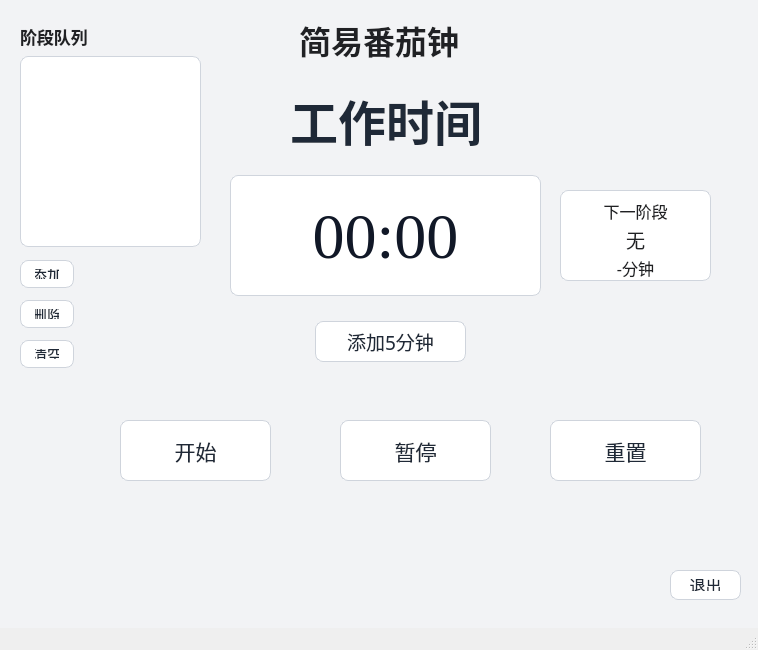
<?xml version="1.0" encoding="UTF-8"?>
<ui version="4.0">
 <class>MainWindow</class>
 <widget class="QMainWindow" name="MainWindow">
  <property name="geometry">
   <rect>
    <x>0</x>
    <y>0</y>
    <width>758</width>
    <height>650</height>
   </rect>
  </property>
  <property name="windowTitle">
   <string>番茄钟</string>
  </property>
  <property name="styleSheet">
   <string notr="true">QWidget#centralwidget {
    background-color: #f2f3f5;
}

QLabel {
    color: #202124;
}

QLabel#modeLabel {
    color: #1f2937;
}

QLabel#timeLabel {
    background-color: #ffffff;
    color: #111827;
    border: 1px solid #d0d5dd;
    border-radius: 8px;
}

QPushButton {
    background-color: #ffffff;
    color: #1f2937;
    border: 1px solid #cfd4dc;
    border-radius: 8px;
    padding: 8px 14px;
}

QPushButton:hover {
    background-color: #e8edf3;
}

QPushButton:pressed {
    background-color: #d8dee8;
}

QPushButton:disabled {
    color: #98a2b3;
    background-color: #edf0f3;
}

QSpinBox {
    background-color: #ffffff;
    color: #1f2937;
    border: 1px solid #cfd4dc;
    border-radius: 6px;
    padding: 4px 8px;
}

QListWidget {
    background-color: #ffffff;
    color: #1f2937;
    border: 1px solid #d0d5dd;
    border-radius: 8px;
    padding: 4px;
}

QListWidget::item {
    padding: 6px;
}

QListWidget::item:selected {
    background-color: #e8edf3;
    color: #111827;
}

QLabel#nextStagePanel {
    background-color: #ffffff;
    border: 1px solid #d0d5dd;
    border-radius: 8px;
}</string>
  </property>
  <widget class="QWidget" name="centralwidget">
   <widget class="QLabel" name="appTitleLabel">
    <property name="geometry">
     <rect>
      <x>259</x>
      <y>18</y>
      <width>240</width>
      <height>44</height>
     </rect>
    </property>
    <property name="font">
     <font>
      <family>STHeiti</family>
      <pointsize>24</pointsize>
      <bold>true</bold>
     </font>
    </property>
    <property name="text">
     <string>简易番茄钟</string>
    </property>
    <property name="alignment">
     <set>Qt::AlignCenter</set>
    </property>
   </widget>
   <widget class="QLabel" name="queueTitleLabel">
    <property name="geometry">
     <rect>
      <x>20</x>
      <y>24</y>
      <width>81</width>
      <height>24</height>
     </rect>
    </property>
    <property name="font">
     <font>
      <family>STHeiti</family>
      <pointsize>13</pointsize>
      <bold>true</bold>
     </font>
    </property>
    <property name="text">
     <string>阶段队列</string>
    </property>
   </widget>
   <widget class="QPushButton" name="addQueueButton">
    <property name="geometry">
     <rect>
      <x>20</x>
      <y>260</y>
      <width>54</width>
      <height>28</height>
     </rect>
    </property>
    <property name="font">
     <font>
      <family>STHeiti</family>
      <pointsize>13</pointsize>
     </font>
    </property>
    <property name="text">
     <string>添加</string>
    </property>
   </widget>
   <widget class="QPushButton" name="removeQueueButton">
    <property name="geometry">
     <rect>
      <x>20</x>
      <y>300</y>
      <width>54</width>
      <height>28</height>
     </rect>
    </property>
    <property name="font">
     <font>
      <family>STHeiti</family>
      <pointsize>13</pointsize>
     </font>
    </property>
    <property name="text">
     <string>删除</string>
    </property>
   </widget>
   <widget class="QPushButton" name="clearQueueButton">
    <property name="geometry">
     <rect>
      <x>20</x>
      <y>340</y>
      <width>54</width>
      <height>28</height>
     </rect>
    </property>
    <property name="font">
     <font>
      <family>STHeiti</family>
      <pointsize>12</pointsize>
     </font>
    </property>
    <property name="text">
     <string>清空</string>
    </property>
   </widget>
   <widget class="QListWidget" name="queueListWidget">
    <property name="geometry">
     <rect>
      <x>20</x>
      <y>56</y>
      <width>181</width>
      <height>191</height>
     </rect>
    </property>
    <property name="font">
     <font>
      <family>STHeiti</family>
      <pointsize>12</pointsize>
     </font>
    </property>
    <property name="dragDropMode">
     <enum>QAbstractItemView::InternalMove</enum>
    </property>
    <property name="defaultDropAction">
     <enum>Qt::MoveAction</enum>
    </property>
   </widget>
   <widget class="QLabel" name="modeLabel">
    <property name="geometry">
     <rect>
      <x>290</x>
      <y>85</y>
      <width>191</width>
      <height>61</height>
     </rect>
    </property>
    <property name="font">
     <font>
      <family>STHeiti</family>
      <pointsize>24</pointsize>
     </font>
    </property>
    <property name="text">
     <string>&lt;html&gt;&lt;head/&gt;&lt;body&gt;&lt;p&gt;&lt;span style=&quot; font-size:36pt; font-weight:700;&quot;&gt;工作时间&lt;/span&gt;&lt;/p&gt;&lt;/body&gt;&lt;/html&gt;</string>
    </property>
    <property name="alignment">
     <set>Qt::AlignCenter</set>
    </property>
   </widget>
   <widget class="QLabel" name="timeLabel">
    <property name="geometry">
     <rect>
      <x>230</x>
      <y>175</y>
      <width>311</width>
      <height>121</height>
     </rect>
    </property>
    <property name="font">
     <font>
      <family>Times New Roman</family>
      <pointsize>48</pointsize>
     </font>
    </property>
    <property name="text">
     <string>00:00</string>
    </property>
    <property name="alignment">
     <set>Qt::AlignCenter</set>
    </property>
   </widget>
   <widget class="QLabel" name="nextStagePanel">
    <property name="geometry">
     <rect>
      <x>560</x>
      <y>190</y>
      <width>151</width>
      <height>91</height>
     </rect>
    </property>
    <property name="text">
     <string/>
    </property>
   </widget>
   <widget class="QLabel" name="nextStageTitleLabel">
    <property name="geometry">
     <rect>
      <x>575</x>
      <y>199</y>
      <width>121</width>
      <height>23</height>
     </rect>
    </property>
    <property name="font">
     <font>
      <family>STHeiti</family>
      <pointsize>12</pointsize>
     </font>
    </property>
    <property name="text">
     <string>下一阶段</string>
    </property>
    <property name="alignment">
     <set>Qt::AlignCenter</set>
    </property>
   </widget>
   <widget class="QLabel" name="nextStageNameLabel">
    <property name="geometry">
     <rect>
      <x>575</x>
      <y>226</y>
      <width>121</width>
      <height>27</height>
     </rect>
    </property>
    <property name="font">
     <font>
      <family>STHeiti</family>
      <pointsize>14</pointsize>
     </font>
    </property>
    <property name="text">
     <string>无</string>
    </property>
    <property name="alignment">
     <set>Qt::AlignCenter</set>
    </property>
   </widget>
   <widget class="QLabel" name="nextStageDurationLabel">
    <property name="geometry">
     <rect>
      <x>575</x>
      <y>255</y>
      <width>121</width>
      <height>25</height>
     </rect>
    </property>
    <property name="font">
     <font>
      <family>STHeiti</family>
      <pointsize>12</pointsize>
     </font>
    </property>
    <property name="text">
     <string>-分钟</string>
    </property>
    <property name="alignment">
     <set>Qt::AlignCenter</set>
    </property>
   </widget>
   <widget class="QPushButton" name="startButton">
    <property name="geometry">
      <rect>
      <x>120</x>
      <y>420</y>
      <width>151</width>
      <height>61</height>
     </rect>
    </property>
    <property name="font">
     <font>
      <family>STHeiti</family>
      <pointsize>16</pointsize>
     </font>
    </property>
    <property name="text">
     <string>开始</string>
    </property>
   </widget>
   <widget class="QPushButton" name="resetButton">
    <property name="geometry">
      <rect>
      <x>550</x>
      <y>420</y>
      <width>151</width>
      <height>61</height>
     </rect>
    </property>
    <property name="font">
     <font>
      <family>STHeiti</family>
      <pointsize>16</pointsize>
     </font>
    </property>
    <property name="text">
     <string>重置</string>
    </property>
   </widget>
   <widget class="QPushButton" name="pauseButton">
    <property name="geometry">
      <rect>
      <x>340</x>
      <y>420</y>
      <width>151</width>
      <height>61</height>
     </rect>
    </property>
    <property name="font">
     <font>
      <family>STHeiti</family>
      <pointsize>16</pointsize>
     </font>
    </property>
    <property name="text">
     <string>暂停</string>
    </property>
   </widget>
   <widget class="QPushButton" name="addMinutesButton">
    <property name="geometry">
     <rect>
      <x>315</x>
      <y>321</y>
      <width>151</width>
      <height>41</height>
     </rect>
    </property>
    <property name="font">
     <font>
      <family>STHeiti</family>
      <pointsize>14</pointsize>
     </font>
    </property>
    <property name="text">
     <string>添加5分钟</string>
    </property>
   </widget>
   <widget class="QPushButton" name="exitButton">
    <property name="geometry">
     <rect>
      <x>670</x>
      <y>570</y>
      <width>71</width>
      <height>30</height>
     </rect>
    </property>
    <property name="font">
     <font>
      <family>STHeiti</family>
      <pointsize>12</pointsize>
     </font>
    </property>
    <property name="text">
     <string>退出</string>
    </property>
   </widget>
  </widget>
  <widget class="QStatusBar" name="statusbar"/>
 </widget>
 <resources/>
 <connections/>
</ui>
